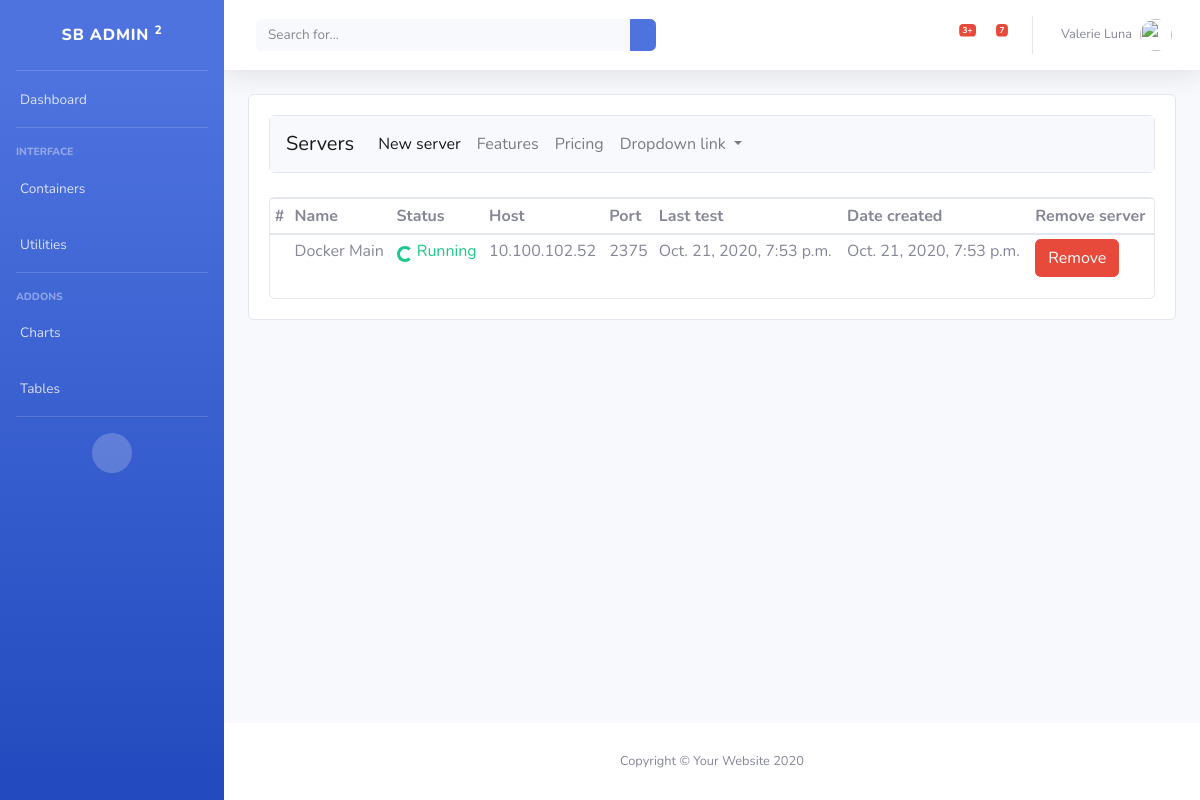
Before: /servers/ with the older database file.
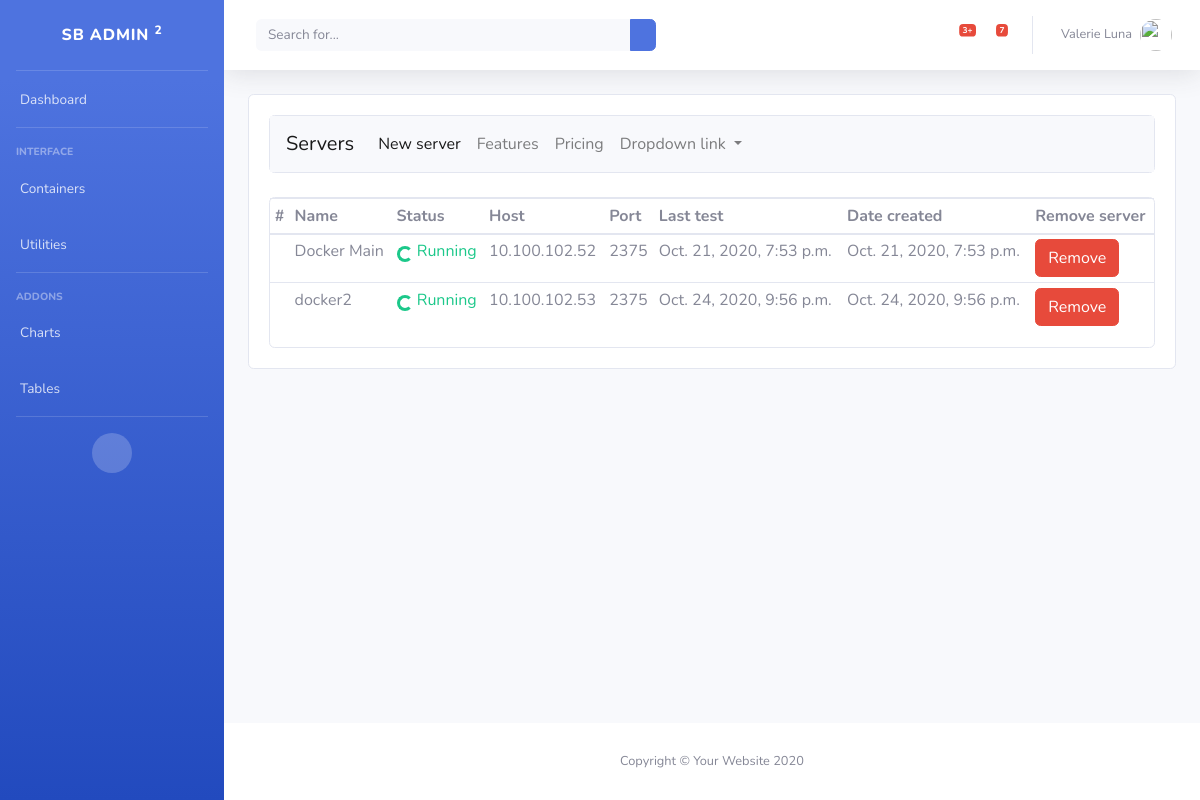
After: the same page with the newer database file.
### servers/models.py (models this page shows, shortened)
class server(models.Model):
    name = models.CharField(max_length=250, unique=True, default=None)
    host = models.CharField(max_length=50, primary_key=True, unique=True)
    port = models.PositiveIntegerField()
    dateCreated = models.DateTimeField(auto_now_add=True, blank=True)
    lastCheck = models.DateTimeField(auto_now_add=True)
    status = models.BooleanField(default=False, editable=False)

### servers/views.py (the view)
# urls.py: path('', views.index, name="index_containers"),
def index(request):
    servers = server.objects.all()
    data = {"title":"servers", "servers":servers}
    return render(request, 'servers.html', data)

### servers/templates/servers.html (shortened to what this page needs)
{%extends 'base_servers.html'%}
{%block servers%}
    <table class="table table-hover table-sm">
      <thead>
        <tr>
          <th scope="col">#</th>
          <th scope="col">Name</th>
          <th scope="col">Status</th>
          <th scope="col">Host</th>
          <th scope="col">Port</th>
          <th scope="col">Last test</th>
          <th scope="col">Date created</th>
          <th scope="col">Remove server</th>
        </tr>
      </thead>
      <tbody>
      {%for server in servers%}
        <tr>
          <th scope="row">{{loop.index}}</th>
          <td>{{server.name}}</td>
          <td>
            {%if server.status == True%}
              <div class="spinner-border spinner-border-sm text-success" role="status">
              </div>
              <span class="text text-success"> Running</span>
            {%else%}
              <div class="spinner-grow text-danger" role="status">
                <span class="sr-only">Up</span>
              </div>
            {%endif%}
          </td>
          <td>{{server.host}}</td>
          <td>{{server.port}}</td>
          <td>{{server.lastCheck}}</td>
          <td>{{server.dateCreated}}</td>
          <td>
            <form method="post" action="{% url 'remove_server'%}" >
              <input class="btn btn-danger" value="Remove" type="submit">
            </form>
          </td>
        </tr>
      {%endfor%}
      </tbody>
    </table>
{%endblock%}

### servers/templates/base_servers.html (shortened to what this page needs)
{%extends 'blank.html'%}
{% block body %}
    <div class="card">
        <nav class="navbar navbar-expand-lg navbar-light bg-light">
          <a class="navbar-brand" href="{% url 'base_servers'%}">Servers</a>
          <div class="collapse navbar-collapse" id="navbarNavDropdown">
            <ul class="navbar-nav">
              <li class="nav-item active">
                <a class="nav-link" href="{% url 'new_server'%}">New server</span></a>
              </li>
              <li class="nav-item">
                <a class="nav-link" href="#">Features</a>
              </li>
              <li class="nav-item">
                <a class="nav-link" href="#">Pricing</a>
              </li>
              <li class="nav-item dropdown">
                <a class="nav-link dropdown-toggle" href="#" id="navbarDropdownMenuLink" role="button" data-toggle="dropdown" aria-haspopup="true" aria-expanded="false">
                  Dropdown link
                </a>
              </li>
            </ul>
          </div>
        </nav>
    </div>
    <br>
    <div class="card">
        {%block servers%}{%endblock%}
    </div>
{%endblock%}

### templates/blank.html (shortened to what this page needs)
<!DOCTYPE html>
{%load static%}
<html lang="en">
<head>
  <link href="{}" rel="stylesheet" type="text/css">
  <link href="{% static 'css/sb-admin-2.min.css' %}" rel="stylesheet">
</head>
<body id="page-top">
  <div id="wrapper">
    <ul class="navbar-nav bg-gradient-primary sidebar sidebar-dark accordion" id="accordionSidebar">
      <a class="sidebar-brand d-flex align-items-center justify-content-center" href="index.html">
        <div class="sidebar-brand-text mx-3">SB Admin <sup>2</sup></div>
      </a>
      <hr class="sidebar-divider my-0">
      <li class="nav-item">
        <a class="nav-link" href="index.html">
          <span>Dashboard</span></a>
      </li>
      <hr class="sidebar-divider">
      <div class="sidebar-heading">
        Interface
      </div>
      <li class="nav-item">
        <a class="nav-link collapsed" href="#" data-toggle="collapse" data-target="#collapseTwo" aria-expanded="true" aria-controls="collapseTwo">
          <span>Containers</span>
        </a>
      </li>
      <li class="nav-item">
        <a class="nav-link collapsed" href="#" data-toggle="collapse" data-target="#collapseUtilities" aria-expanded="true" aria-controls="collapseUtilities">
          <span>Utilities</span>
        </a>
      </li>
      <hr class="sidebar-divider">
      <div class="sidebar-heading">
        Addons
      </div>
      <li class="nav-item">
        <a class="nav-link" href="charts.html">
          <span>Charts</span></a>
      </li>
      <li class="nav-item">
        <a class="nav-link" href="tables.html">
          <span>Tables</span></a>
      </li>
      <hr class="sidebar-divider d-none d-md-block">
      <div class="text-center d-none d-md-inline">
        <button class="rounded-circle border-0" id="sidebarToggle"></button>
      </div>
    </ul>
    <div id="content-wrapper" class="d-flex flex-column">
      <div id="content">
        <nav class="navbar navbar-expand navbar-light bg-white topbar mb-4 static-top shadow">
          <form class="d-none d-sm-inline-block form-inline mr-auto ml-md-3 my-2 my-md-0 mw-100 navbar-search">
            <div class="input-group">
              <input type="text" class="form-control bg-light border-0 small" placeholder="Search for..." aria-label="Search" aria-describedby="basic-addon2">
              <div class="input-group-append">
                <button class="btn btn-primary" type="button">
                </button>
              </div>
            </div>
          </form>
          <ul class="navbar-nav ml-auto">
            <li class="nav-item dropdown no-arrow mx-1">
              <a class="nav-link dropdown-toggle" href="#" id="alertsDropdown" role="button" data-toggle="dropdown" aria-haspopup="true" aria-expanded="false">
                <span class="badge badge-danger badge-counter">3+</span>
              </a>
            </li>
            <li class="nav-item dropdown no-arrow mx-1">
              <a class="nav-link dropdown-toggle" href="#" id="messagesDropdown" role="button" data-toggle="dropdown" aria-haspopup="true" aria-expanded="false">
                <span class="badge badge-danger badge-counter">7</span>
              </a>
            </li>
            <li class="nav-item dropdown no-arrow">
              <a class="nav-link dropdown-toggle" href="#" id="userDropdown" role="button" data-toggle="dropdown" aria-haspopup="true" aria-expanded="false">
                <span class="mr-2 d-none d-lg-inline text-gray-600 small">Valerie Luna</span>
                <img class="img-profile rounded-circle" src="">
              </a>
            </li>
          </ul>
        </nav>
        <div class="container-fluid">
          <div class="card">
            <div class="card-body">
          {%block body%}
          {%endblock%}
            </div>
          </div>
        </div>
      </div>
      <footer class="sticky-footer bg-white">
        <div class="container my-auto">
          <div class="copyright text-center my-auto">
            <span>Copyright &copy; Your Website 2020</span>
          </div>
        </div>
      </footer>
    </div>
  </div>
</body>
</html>

Changed rows visible on the page:
added server: name "docker2", status True (drawn), host "10.100.102.53", port "2375", lastCheck "Oct. 24, 2020, 9:56 p.m.", dateCreated "Oct. 24, 2020, 9:56 p.m."
